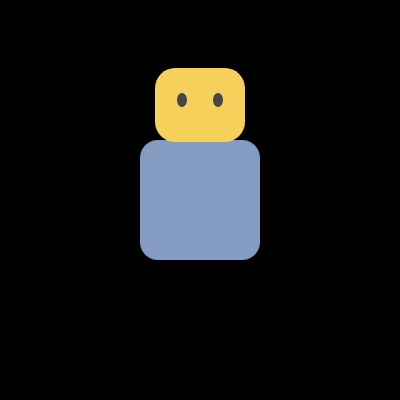
Frame 1 (no input)
Frame 60 (no input): identical to frame 1, image omitted
Frame 120 (the mouse pressed at the canvas centre since frame 60): identical to frame 1, image omitted

The p5.js sketch that drew this single still picture (run headless with seeded random() and noise() and a simulated clock; from frame 60 on, the mouse is pressed at the canvas centre):

// p5.js sketch
// ── sketch.js
let robot;

function setup() {
  createCanvas(400, 400);
  angleMode(RADIANS);
  rectMode(CENTER);

  robot = new Robot(width / 2, height / 2);
}

function draw() {
  background(0);

  robot.update();
  robot.display();

  fill(70);
  noStroke();
}

function mousePressed() {
  robot.mousePressed(mouseX, mouseY);
}

function mouseDragged() {
  robot.mouseDragged(mouseX, mouseY);
}

function mouseReleased() {
  robot.mouseReleased();
}

class Robot {
  constructor(x, y) {
    this.x = x;
    this.y = y;
    this.head = new Head(this.x, this.y - 95, 90);
  }

  update() {
    this.head.update();
  }

  display() {
    this.displayBody();
    this.head.display();
  }

  displayBody() {
    noStroke();

    fill(132, 156, 194);
    rect(this.x, this.y, 120, 120, 18);
  }

  mousePressed(mx, my) {
    this.head.mousePressed(mx, my);
  }

  mouseDragged(mx, my) {
    this.head.mouseDragged(mx, my);
  }

  mouseReleased() {
    this.head.mouseReleased();
  }
}

class Head {
  constructor(x, y, size) {
    this.baseX = x;
    this.baseY = y;
    this.x = x;
    this.y = y;
    this.size = size;

    this.angle = 0;
    this.angularVelocity = 0;
    this.velocityX = 0;
    this.velocityY = 0;
    this.dragging = false;
    this.dragOffsetX = 0;
    this.dragOffsetY = 0;
    this.lastDragX = x;
    this.lastDragY = y;
  }

  update() {
    if (this.dragging) {
      let dx = this.x - this.baseX;
      let dy = this.y - this.baseY;
      this.angle = constrain(this.angle, -0.9, 0.9);
      return;
    }

    let springX = (this.baseX - this.x) * 0.12;
    let springY = (this.baseY - this.y) * 0.12;
    let damping = 0.84;
    

    this.velocityX += springX;
    this.velocityY += springY;
    this.velocityX *= damping;
    this.velocityY *= damping;

    this.x += this.velocityX;
    this.y += this.velocityY;

    this.angularVelocity += (this.velocityX * 0.03 - this.angle * 0.16);
    this.angularVelocity *= 0.78;
    this.angle += this.angularVelocity;

    if (
      abs(this.baseX - this.x) < 0.01 &&
      abs(this.baseY - this.y) < 0.01 &&
      abs(this.velocityX) < 0.01 &&
      abs(this.velocityY) < 0.01
    ) {
      this.x = this.baseX;
      this.y = this.baseY;
      this.velocityX = 0;
      this.velocityY = 0;
      this.angularVelocity = 0;
    }

    this.angle = constrain(this.angle, -0.9, 0.9);
  }

  display() {
    push();
    translate(this.baseX, this.baseY);
    rotate(this.angle);
    translate(this.x - this.baseX, this.y - this.baseY);

    noStroke();
    fill(245, 209, 92);
    rect(0, 0, this.size, this.size * 0.82, 20);

    fill(70);
    ellipse(-18, -5, 10, 14);
    ellipse(18, -5, 10, 14);


    
    pop();
  }

  mousePressed(mx, my) {
    if (dist(mx, my, this.x, this.y) < this.size * 0.55) {
      this.dragging = true;
      this.dragOffsetX = mx - this.x;
      this.dragOffsetY = my - this.y;
      this.lastDragX = this.x;
      this.lastDragY = this.y;
      this.velocityX = 0;
      this.velocityY = 0;
      this.angularVelocity = 0;
    }
  }

  mouseDragged(mx, my) {
    if (!this.dragging) {
      return;
    }

    this.lastDragX = this.x;
    this.lastDragY = this.y;

    this.x = constrain(mx - this.dragOffsetX, this.baseX - 55, this.baseX + 55);
    this.y = constrain(my - this.dragOffsetY, this.baseY - 30, this.baseY + 28);

    this.velocityX = this.x - this.lastDragX;
    this.velocityY = this.y - this.lastDragY;
  }

  mouseReleased() {
    if (!this.dragging) {
      return;
    }

    this.dragging = false;
    this.velocityX *= 1.4;
    this.velocityY *= 1.2;
    this.angularVelocity = this.velocityX * 0.05;
  }
}
